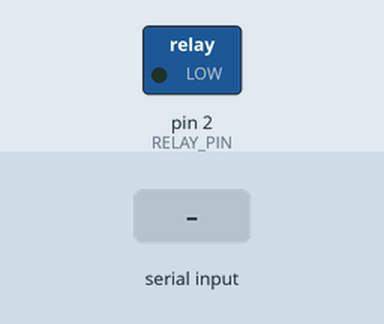
Simulated run of this sketch. Board: Arduino Nano, built with avr-gcc and run on an emulated ATmega328P. Parts: switched loads named in the sketch (green lamp = pin HIGH). The test bench sets the inputs (shaded band).

Above: at 1.2 s.
1.3 s: "O" received over Serial
At 2.3 s:
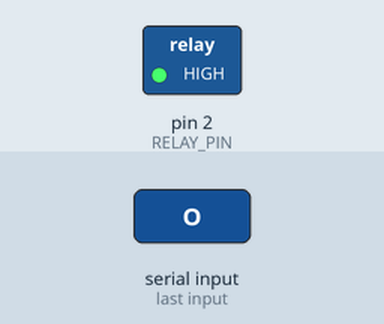
2.8 s: "C" received over Serial
At 3.4 s:
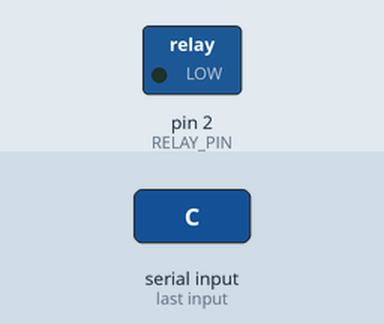
Timing chart, 0 to 5.8 s (numbered marks = the images above; inputs shaded):
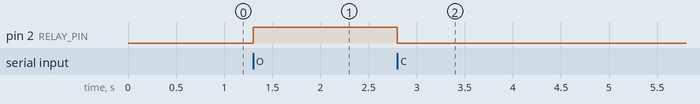

The sketch:

relay_kiosk_door.ino
```cpp
/*
 * relay_kiosk_door — Arduino Nano como "puerta electrónica" del kiosko FitGym.
 *
 * El kiosko ya tiene puerta por Web Serial (boton "Conectar puerta"): al conceder acceso
 * manda 'O' (abrir) por serial @9600, espera ~800ms y manda 'C' (cerrar). Este sketch hace
 * que el Nano togglee D2 -> TRIG del modulo rele -> COM/NO -> entrada de apertura del
 * torniquete. NO hace falta el agente para el torniquete: el navegador habla directo al Nano.
 *
 * Cableado:
 *   Nano D2  -> TRIG del modulo rele
 *   Nano GND -> GND del modulo rele
 *   Rele COM + NO -> entrada de "apertura/release" del torniquete (contacto seco momentaneo)
 *   (el modulo rele sigue alimentado por su micro-USB de 5V; el Nano por su USB a la PC)
 *
 * Uso: subir este sketch, enchufar el Nano a la PC del kiosko, click "Conectar puerta" en el
 * kiosko y elegir el puerto del Nano. Listo: cada acceso concedido abre el torniquete ~800ms.
 *
 * Modo del modulo timer: ponelo en el modo donde el rele sigue al TRIG (on mientras TRIG
 * activo). Si el rele queda INVERTIDO, cambia RELAY_ACTIVE_HIGH a false.
 */

const int  RELAY_PIN = 2;            // D2 -> TRIG del modulo
const bool RELAY_ACTIVE_HIGH = true; // si el rele queda invertido, poné false

void setRelay(bool on) {
  digitalWrite(RELAY_PIN, (on == RELAY_ACTIVE_HIGH) ? HIGH : LOW);
}

void setup() {
  Serial.begin(9600);                // mismo baudrate que el kiosko (port.open baudRate 9600)
  pinMode(RELAY_PIN, OUTPUT);
  setRelay(false);                   // torniquete cerrado al arrancar
}

void loop() {
  if (!Serial.available()) return;
  char c = Serial.read();
  if (c == 'O') setRelay(true);      // abrir
  else if (c == 'C') setRelay(false); // cerrar
}
```

Measured:
- after the input at 1.3 s, pin 2 (RELAY_PIN): LOW → HIGH at once
- after the input at 2.8 s, pin 2 (RELAY_PIN): HIGH → LOW at once
